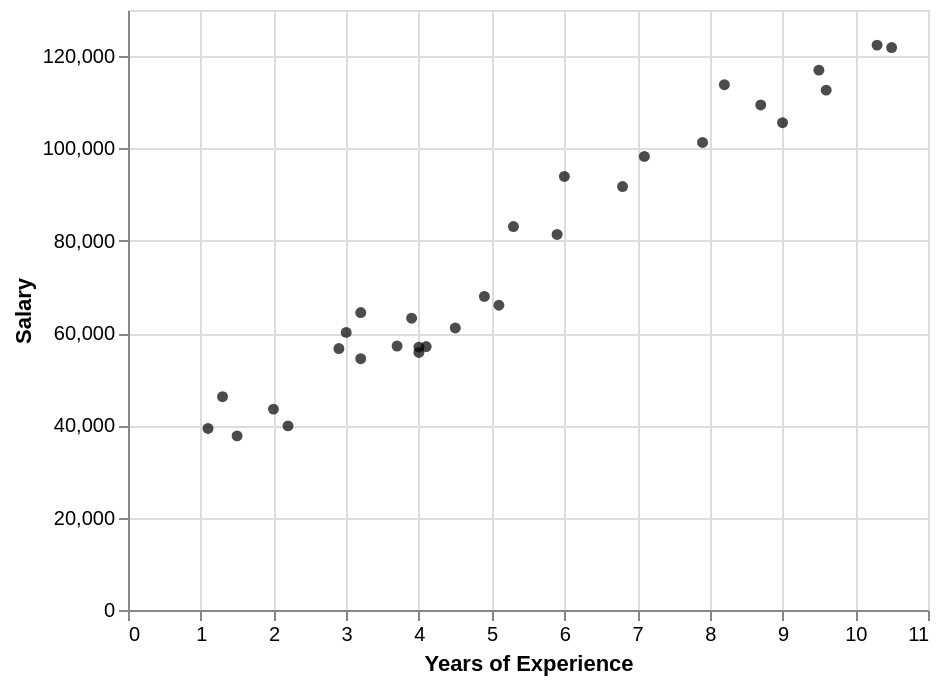

Notebook cell for this chart:
### Markdown cell above
## 1.1 Construct the basic building blocks of a HOPs visualization

In order to construct a HOPs visualization, we need the following functions:

1. A function to construct an Altair chart of the data: `get_salary_points_chart()`
2. A function to get one bootstrap sample of the linear regression fit: `get_one_bootstrap_salary_fit()`
3. A function to construct an Altair chart of one linear regression fit line: `get_salary_linear_fit_chart()`

Then we will combine all these functions together to make an animation.

### Question 1.1.1 Plot the data (5 points)

Construct a function, `get_salary_points_chart()`, which plots the data in `salary_df` as a scatterplot. The output should look like this:

![A scatterplot of Years of Experience (x axis) against Salary (y axis)](assignment3_salary_points_chart.png)

### Code cell
def get_salary_points_chart():
    '''
    This function should return an altair plot object that is a scatterplot of
    the salary data, with YearsExperience on the x axis and Salary on the y axis
    '''
    # return an Altair scatterplot of the salary data
    # YearsExperience is shown on the x-axis and Salary is shown on the y-axis

    return alt.Chart(salary_df).mark_circle(color = "black").encode(
        x = alt.X("YearsExperience", title = "Years of Experience"),
        y = alt.Y("Salary", title = "Salary")
    )
    
get_salary_points_chart()

### Figure 1 — Vega-Lite specification as saved in the notebook (floating-point values rounded to 4 significant figures)
{"config": {"view": {"continuousWidth": 400, "continuousHeight": 300}}, "data": {"name": "data-09773d8f115bcdd7976eced50e1ebdda"}, "mark": {"type": "circle", "color": "black"}, "encoding": {"x": {"field": "YearsExperience", "title": "Years of Experience", "type": "quantitative"}, "y": {"field": "Salary", "title": "Salary", "type": "quantitative"}}, "$schema": "https://vega.github.io/schema/vega-lite/v4.17.0.json", "datasets": {"data-09773d8f115bcdd7976eced50e1ebdda": [{"YearsExperience": 1.1, "Salary": 39340.0}, {"YearsExperience": 1.3, "Salary": 46200.0}, {"YearsExperience": 1.5, "Salary": 37730.0}, {"YearsExperience": 2.0, "Salary": 43520.0}, {"YearsExperience": 2.2, "Salary": 39890.0}, {"YearsExperience": 2.9, "Salary": 56640.0}, {"YearsExperience": 3.0, "Salary": 60150.0}, {"YearsExperience": 3.2, "Salary": 54440.0}, {"YearsExperience": 3.2, "Salary": 64440.0}, {"YearsExperience": 3.7, "Salary": 57190.0}, {"YearsExperience": 3.9, "Salary": 63220.0}, {"YearsExperience": 4.0, "Salary": 55790.0}, {"YearsExperience": 4.0, "Salary": 56960.0}, {"YearsExperience": 4.1, "Salary": 57080.0}, {"YearsExperience": 4.5, "Salary": 61110.0}, {"YearsExperience": 4.9, "Salary": 67940.0}, {"YearsExperience": 5.1, "Salary": 66030.0}, {"YearsExperience": 5.3, "Salary": 83090.0}, {"YearsExperience": 5.9, "Salary": 81360.0}, {"YearsExperience": 6.0, "Salary": 93940.0}, {"YearsExperience": 6.8, "Salary": 91740.0}, {"YearsExperience": 7.1, "Salary": 98270.0}, {"YearsExperience": 7.9, "Salary": 101300.0}, {"YearsExperience": 8.2, "Salary": 113800.0}, {"YearsExperience": 8.7, "Salary": 109400.0}, {"YearsExperience": 9.0, "Salary": 105600.0}, {"YearsExperience": 9.5, "Salary": 117000.0}, {"YearsExperience": 9.6, "Salary": 112600.0}, {"YearsExperience": 10.3, "Salary": 122400.0}, {"YearsExperience": 10.5, "Salary": 121900.0}]}}
